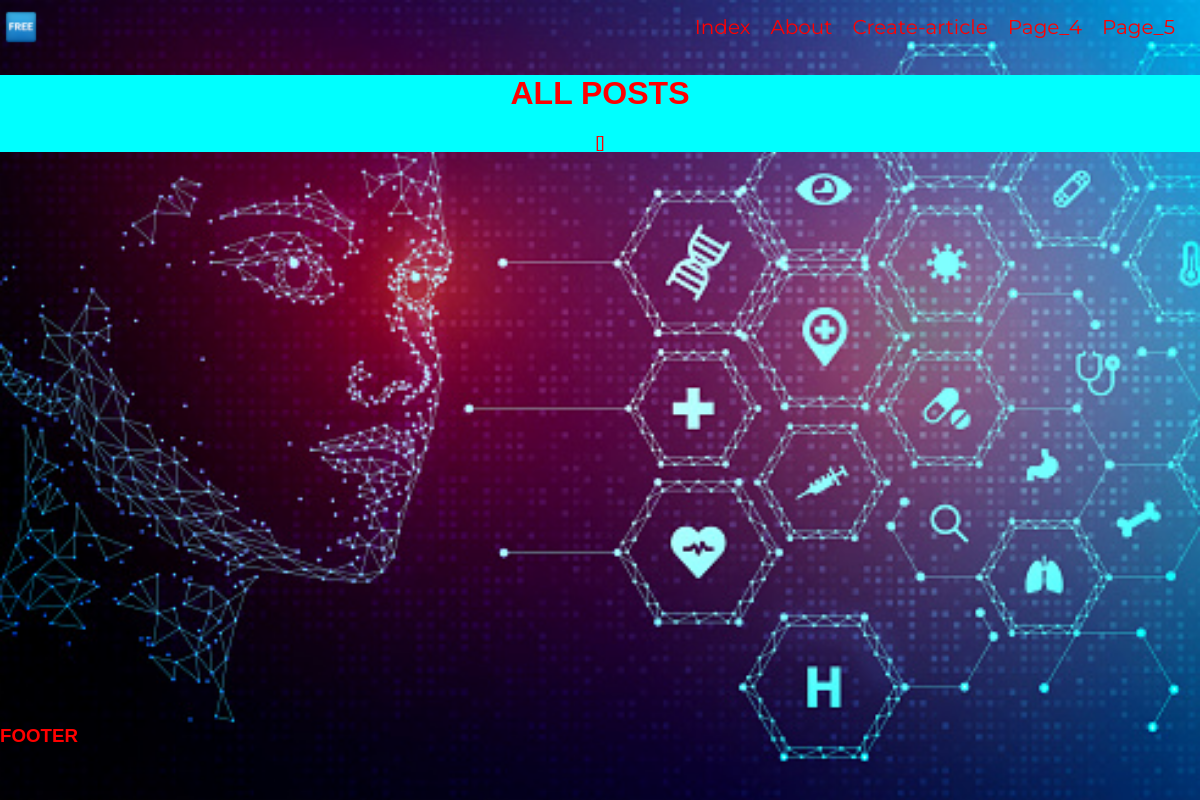
/posts, run on an earlier commit of the app's database.
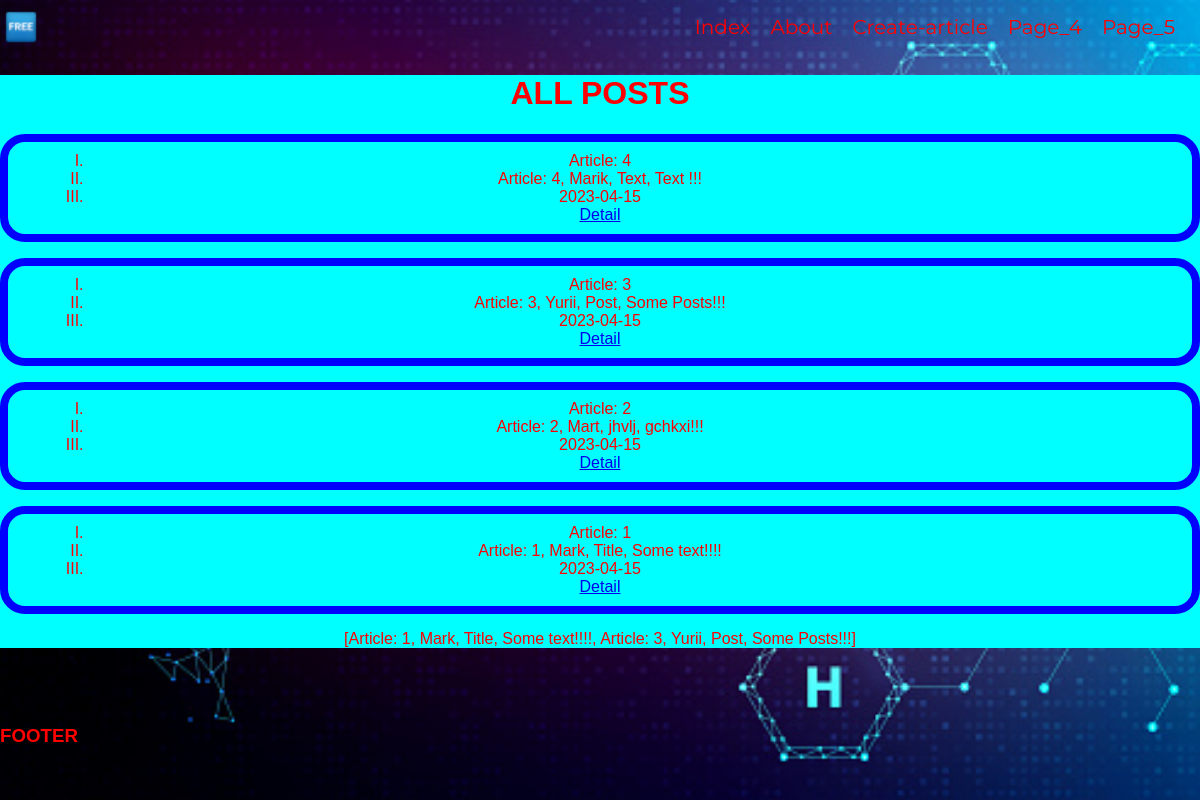
And on a later commit of the database.
### main.py (models this page shows, shortened)
class Article(db.Model):
    id = db.Column(db.Integer, primary_key=True)
    username = db.Column(db.String, unique=True, nullable=False)
    title = db.Column(db.String(100), nullable=False)
    text = db.Column(db.Text, nullable=False)
    date = db.Column(db.DateTime, default=datetime.utcnow)
    def __repr__(self):
        return f"Article: {self.id}, {self.username}, {self.title}, {self.text}!!!"

### main.py (the view)
@app.route('/posts')
def posts():
    article = Article.query.order_by(Article.date.desc()).all()
    return render_template('posts.html', articles=article)

### templates/posts.html (shortened to what this page needs)
{% extends "base.html" %}
{% block body %}
<div class="posts">
    <h1>ALL POSTS</h1>
    {% for el in articles%}
       <ol type="I" class="posts-list">
            <li>Article: {{el.id}}</li>
            <li>{{el}}</li>
            <li>{{el.date.date()}}</li>
            <a class="button" href="/posts/{{ el.id }}">Detail</a>
        </ol>
    {% endfor%}
    {{articles[::-2]}}
</div>
{% endblock %}

### templates/base.html (shortened to what this page needs)
<!DOCTYPE html>
<html lang="en">
<head>
    <link rel="stylesheet" href="{{ url_for('static', filename='css/style.css') }}">
</head>
<body>
<div class="wrapper">
    <header class="header">
        <div class="container">
            <div class="header-inner">
                <a class="logo" href="#">
                    <img src="{{ url_for('static', filename='images/icon.png') }}" alt="logo-img">
                </a>
                <nav class="menu">
                    <ul class="list">
                        <li class="list-item">
                            <a class="list-link" href="/home">Index</a>
                        </li>
                        <li class="list-item">
                            <a class="list-link" href="/about">About</a>
                        </li>
                        <li class="list-item">
                            <a class="list-link" href="/create-article">Create-article</a>
                        </li>
                        <li class="list-item">
                            <a class="list-link" href="#">Page_4</a>
                        </li>
                        <li class="list-item">
                            <a class="list-link" href="#">Page_5</a>
                        </li>
                    </ul>
                </nav>
            </div>
        </div>
    </header>
    <main class="main">
        <div class="container">
            {% block body %} {% endblock %}
        </div>
    </main>
    <footer class="footer">
        <div class="container">
            <h3 class="footer">FOOTER</h3>
        </div>
    </footer>
</div>
</body>
</html>

### static/css/style.css (style rules this page uses)
* { box-sizing: border-box; font-family: sans-serif; }
body { padding: 0; margin: 0; color: red; }
.wrapper { background-image: url('../images/bg.jpg'); background-repeat: no-repeat; min-height: 100vh; background-size: cover; }
.container { max-width: 1200px; margin: 0 auto; }
.header-inner { display: flex; justify-content: space-between; }
.list { display: flex; padding-right: 25px; }
.list-item { list-style: none; margin-left: 20px; }
.list-link { text-decoration: none; font-family: 'Montserrat', sans-serif; font-size: 20px; line-height: 22px; color: red; transition: all 0.3s; padding-bottom: 5px; }
.logo img { margin-top: 6px; width: 150%; }
.main { height: 400px; margin-bottom: 250px; }
.posts-list { border: 8px solid blue; border-radius: 25px; padding: 10px 80px; }
.posts { background: aqua; text-align: center; }

What changed in the data, as far as the page shows it:
added Article: id "4", id+username+title "Article: 4, Marik, Text, Text !!!", date "2023-04-15"
added Article: id "3", id+username+title "Article: 3, Yurii, Post, Some Posts!!!", date "2023-04-15"
added Article: id "2", id+username+title "Article: 2, Mart, jhvlj, gchkxi!!!", date "2023-04-15"
added Article: id "1", id+username+title "Article: 1, Mark, Title, Some text!!!!", date "2023-04-15", id+username+title "[Article: 1, Mark, Title, Some text!!!!, Article: 3, Yurii, Post, Some Posts!!!]"
Also different on the page:
{{ articles[::-2] }}: "[]" → (not shown)
